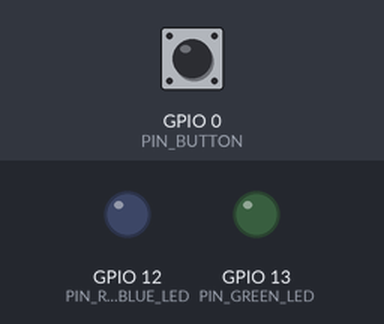
A sketch run on a simulated ESP8266 (NodeMCU). Shown: output pins drawn as LEDs (lit = HIGH). Dashed ring = blinking. The test bench sets the inputs (shaded band); at power-on: GPIO 0 (PIN_BUTTON) HIGH.

Above: at 0.1 s.
At 1.7 s:
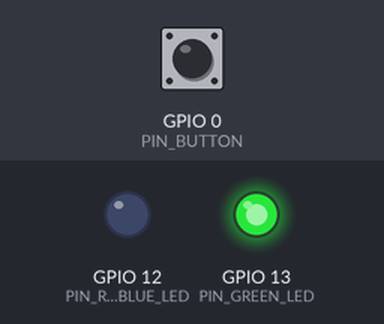
1.8 s: GPIO 0 (PIN_BUTTON) pulled LOW for 0.15 s
At 3.9 s:
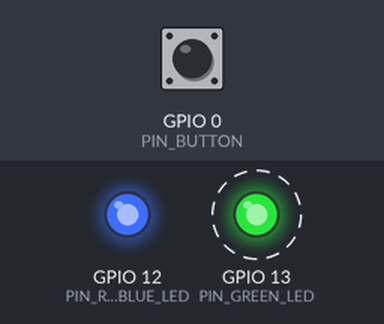
Timing chart, 0 to 10.9 s (numbered marks = the images above; inputs shaded):
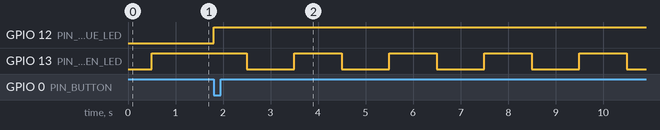

The sketch:

s20plug.ino
```cpp
//
// This simple little project will turn a Sonoff S20 smart plug into a simple timer.
// Press the power button on the S20 to turn the plug on for one hour.
//

#define PIN_BUTTON 0
#define PIN_GREEN_LED 13
#define PIN_RELAY_AND_BLUE_LED 12

void setup()
{
	pinMode(PIN_BUTTON, INPUT);
	pinMode(PIN_GREEN_LED, OUTPUT);
	pinMode(PIN_RELAY_AND_BLUE_LED, OUTPUT);

	digitalWrite(PIN_GREEN_LED, HIGH);
	digitalWrite(PIN_RELAY_AND_BLUE_LED, LOW);

	// Let the user know we're up OK
	digitalWrite(PIN_GREEN_LED, LOW);
	delay(500);
	digitalWrite(PIN_GREEN_LED, HIGH);
}

void loop()
{
	bool isOn = false;
	unsigned long timeS = 0;
	unsigned long turnoffTime = timeS;
	while(true)
	{
		ESP.wdtFeed();

		unsigned long delaystart = millis();
		while(millis() < delaystart + 1000)
		{
			if (isOn == false)
			{
				if (digitalRead(PIN_BUTTON) == LOW)
				{
					turnoffTime = timeS + (60 * 60);
					digitalWrite(PIN_RELAY_AND_BLUE_LED, HIGH);
					isOn = true;
				}
			}
		}

		timeS++;

		if (isOn == true)
		{
			if (turnoffTime < timeS)
			{
				digitalWrite(PIN_GREEN_LED, HIGH);
				digitalWrite(PIN_RELAY_AND_BLUE_LED, LOW);
				isOn = false;
			}
			else
			{
				digitalWrite(PIN_GREEN_LED, timeS % 2);
			}
		}
	}
}
```

Measured:
- after the input at 1.8 s, GPIO 12 (PIN_RELAY_AND_BLUE_LED): LOW → HIGH at once; GPIO 13 (PIN_GREEN_LED): alternates HIGH for 1.0 s and LOW for 1.0 s, starting after 0.70 s
